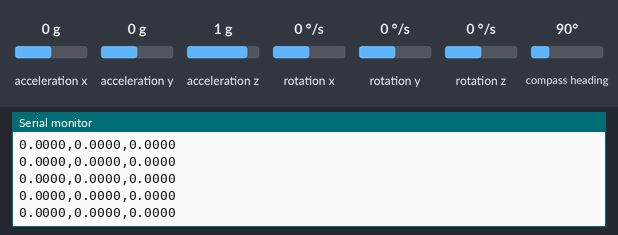
This sketch was run on a simulated Arduino Uno, built with avr-gcc and run on an emulated ATmega328P. On the bench: the last lines printed to the serial monitor. Wiring (inferred from the names in the program): HMC5883L compass at I2C address 0x1E; MPU-6050 motion sensor at I2C address 0x68. The inputs (shaded band) are chosen by the test bench; at power-on: rotation x 0 °/s, rotation y 0 °/s, rotation z 0 °/s, acceleration x 0 g, acceleration y 0 g, acceleration z 1 g, compass heading 90°.

Above: at 1.2 s.
1.3 s: rotation x set to -192 °/s
At 2.1 s:
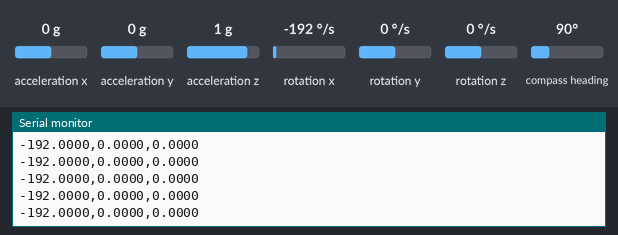
2.8 s: rotation y set to -192 °/s
At 3.7 s:
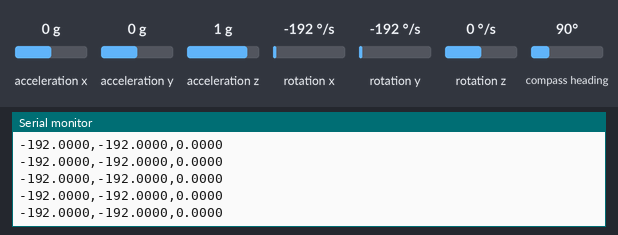
5.8 s: rotation z set to -192 °/s
At 6.6 s:
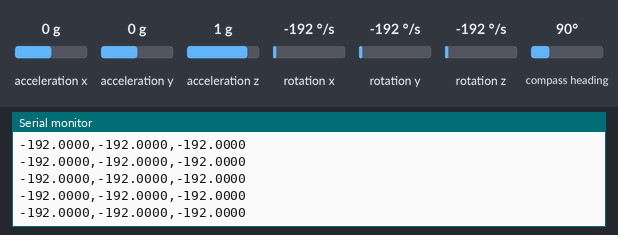
Timing chart, 0 to 8.8 s (numbered marks = the images above; inputs shaded):
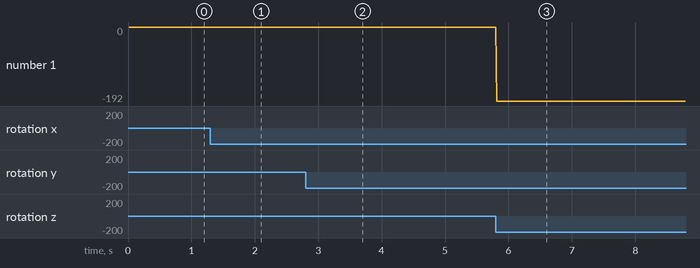

The sketch:

SensorRead_jura_mag.ino
```cpp
#include <Wire.h>
#include "config.h"

unsigned long time,sTime,ms,interval,vrijeme1,vrijeme2,brojac;


//###############################
//###       Main program      ###
//###############################

void setup()
{
  Serial.begin(57600);
  Wire.begin();
  initSensors();
  sTime=millis();
  vrijeme1=0;
  interval=20000;
  brojac=0;

}

void loop()
{
  vrijeme2=micros();

  if(vrijeme2-vrijeme1>interval){
    vrijeme1=vrijeme2;
    readSensor();
  }
//  readSensor();
//  delay(20);

}
```

I2C.ino
```cpp
void writeTo(int DEVICE, byte address, byte val)
{
  Wire.beginTransmission(DEVICE);
  Wire.write(address);
  Wire.write(val);
  Wire.endTransmission();
}

void readFrom(int DEVICE, byte address, int num, byte data[])
{
  Wire.beginTransmission(DEVICE);
  Wire.write(address);
  Wire.endTransmission();

  Wire.requestFrom(DEVICE, num);

  int i = 0;
  while(Wire.available() && i<num)
  {
    data[i]=Wire.read();
    i++;
  }
  Wire.endTransmission();
}

void initSensors()
{
//  byte temp[0];
//  readFrom(MPU, BYPASS, 1, temp); // Reads from the address 55
//  Serial.print(temp[0]);
//  temp[0] |= 0x01;                   // enables i2c bypass
//  Serial.print(temp[0]);
  writeTo(MPU, PWR_MGMT, 0x00); // Resets the sensor and puts into wake up mode
  writeTo(MPU, BYPASS, 0x02);     // writes to address 55
  writeTo(MPU, USR_CTRL, 0x00);   // disables aux i2c
  delay(10);
  writeTo(MPU, CONFIG, 0x00); // 0-6 => sets the dlpf, 0->disable, ..., 6->5Hz
  writeTo(MPU, GYRO_CONFIG, 0x00); // 0x00, 0x08, 0x10, 0x18 => 250, 500, 1000, 2000 deg/s
  writeTo(MPU, ACCEL_CONFIG, 0x00); // 0x00, 0x08, 0x10, 0x18 => 2, 4, 8, 16g
  writeTo(HMC5883L, CONFIG_A, 0x70); // [6:5] samples averaged (00=1, 01=2, 10=4, 11=8), [4:2] rate
  writeTo(HMC5883L, CONFIG_B, 0xA0); // [7:5] gain (0.88, 1.3, 1.9, 2.5, 4.0, 4.7, 5.6, 8.1), rest => 0
  writeTo(HMC5883L, MODE_REG, 0x00); // [1:0] operating mode single (01) or continuous mode (00)
}

void readSensor()
{
  byte readings_gyro_accel[13];
  float data_gyro_accel[6];
  readFrom(MPU, ACCEL_XOUT_H, 14, readings_gyro_accel);

  data_gyro_accel[0] = readings_gyro_accel[0]<<8 | readings_gyro_accel[1];
  data_gyro_accel[1] = readings_gyro_accel[2]<<8 | readings_gyro_accel[3];
  data_gyro_accel[2] = readings_gyro_accel[4]<<8 | readings_gyro_accel[5];
  data_gyro_accel[3] = readings_gyro_accel[6]<<8 | readings_gyro_accel[7];
  data_gyro_accel[4] = readings_gyro_accel[8]<<8 | readings_gyro_accel[9];
  data_gyro_accel[5] = readings_gyro_accel[10]<<8 | readings_gyro_accel[11];
  data_gyro_accel[6] = readings_gyro_accel[12]<<8 | readings_gyro_accel[13];

  byte readings_mag[5];
  float data_mag[2];
  readFrom(HMC5883L, DATA_OUTPUT_X_H, 6, readings_mag);

  data_mag[0] = readings_mag[0]<<8 | readings_mag[1];
  data_mag[1] = readings_mag[2]<<8 | readings_mag[3];
  data_mag[2] = readings_mag[4]<<8 | readings_mag[5];
  //time = millis();
 /* brojac=brojac+1;

  ms=time-sTime;
  sTime=time;

 /* float norma=pow(data_gyro_accel[1],2)+pow(data_gyro_accel[2],2)+pow(data_gyro_accel[3],2);
  float gx=data_gyro_accel[1]/norma;
  float gy=data_gyro_accel[2]/norma;
  float gz=data_gyro_accel[3]/norma;
  float acc_roll=atan2(gy,gz)*(180/3.14);
  float acc_pitch=atan2(-gx,sqrt(pow(gy,2)+pow(gz,2)))*(180/3.14);*/

// Serial.print(data_gyro_accel[0]/16384.0,1);
// Serial.print(","); Serial.print(data_gyro_accel[1]/16384.0,1);
// Serial.print(","); Serial.println(data_gyro_accel[2]/16384.0,1);Serial.print(",");
  Serial.print(data_gyro_accel[4]/131.0,4);
 Serial.print(","); Serial.print(data_gyro_accel[5]/131.0,4);
  Serial.print(","); Serial.println(data_gyro_accel[6]/131.0,4);
//  Serial.print(",");Serial.print(data_mag[0]/1090.0,4); //x
//  Serial.print(","); Serial.print(data_mag[1]/1090.0,4);//z
//  Serial.print(","); Serial.println(data_mag[2]/1090.0,4);

  /* Serial.print(","); Serial.print(acc_roll,4);
    Serial.print(","); Serial.print(acc_pitch,4);
  Serial.print(","); Serial.print(brojac%10);//y
  Serial.print(","); Serial.println(ms%100);//y*/


}
```

config.h
```cpp
//################################
//###     MPU-6050 defines     ###
//################################

#define MPU 0x68 // MPU-6050 I2C address
#define CONFIG 0x1A // [5:3] EXT_SYNC_SET, [2:0] DigitalLowPassFilter
#define GYRO_CONFIG 0x1B // [4:3] FS_SEL Select gyro range 0->250, 1->500, 2->1000, 3->2000 deg/s
#define ACCEL_CONFIG 0x1C // [4:3] AFS_SEL Select gyro range 0->2g, 1->4g, 2->8g, 3->16g
#define BYPASS 0x37 // Used to bypass to auxiliary I2C
#define ACCEL_XOUT_H 0x3B // Accel x reading [15:8]
#define ACCEL_XOUT_L 0x3C // Accel x reading [7:0]
#define ACCEL_YOUT_H 0x3D // Accel y reading [15:8]
#define ACCEL_YOUT_L 0x3E // Accel y reading [7:0]
#define ACCEL_ZOUT_H 0x3F // Accel z reading [15:8]
#define ACCEL_ZOUT_L 0x40 // Accel z reading [7:0]
#define TEMP_OUT_H 0x41 // Temperature measurement [15:8]
#define TEMP_OUT_L 0x42 // Temperature measurement [7:0]
#define GYRO_XOUT_H 0x43 // Gyro x reading [15:8]
#define GYRO_XOUT_L 0x44 // Gyro x reading [7:0]
#define GYRO_YOUT_H 0x45 // Gyro y reading [15:8]
#define GYRO_YOUT_L 0x46 // Gyro y reading [7:0]
#define GYRO_ZOUT_H 0x47 // Gyro z reading [15:8]
#define GYRO_ZOUT_L 0x48 // Gyro z reading [7:0]
#define SIGNAL_PATH_RESET 0x68 // [2] Gyro reset, [1] Accel reset, [0] Temp reset
#define USR_CTRL 0x6A // [0] Reset all
#define PWR_MGMT 0x6B // [7] device_reset, [6] sleep {1 for sleep}

//################################
//###     HMC5883L defines     ###
//################################

#define HMC5883L 0x1E
#define CONFIG_A 0x00 // Configuration register A
#define CONFIG_B 0x01 // Configuration register B
#define MODE_REG 0x02 // Mode configuration register
#define DATA_OUTPUT_X_H 0x03 // MSB X Data register
#define DATA_OUTPUT_X_L 0x04 // LSB X Data register
#define DATA_OUTPUT_Z_H 0x05 // MSB Z Data register
#define DATA_OUTPUT_Z_L 0x06 // LSB Z Data register
#define DATA_OUTPUT_Y_H 0x07 // MSB Y Data register
#define DATA_OUTPUT_y_L 0x08 // LSB Y Data register
#define STATUS 0x09 // Status register
#define ID_A 0x10 // Id register A
#define ID_B 0x11 // Id register B
#define ID_C 0x12 // Id register C
```

Measured:
- after the input at 1.3 s, the serial monitor: prints a new line at once (image 1)
- after the input at 2.8 s, the serial monitor: prints a new line at once (image 2)
- after the input at 5.8 s, the serial monitor: prints a new line at once (image 3)
- plotted number 1: 0 → -1 after the input at 5.8 s
